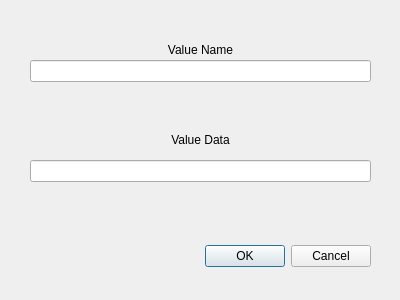
<?xml version="1.0" encoding="UTF-8"?>
<ui version="4.0">
 <class>EditStringDialog</class>
 <widget class="QDialog" name="EditStringDialog">
  <property name="geometry">
   <rect>
    <x>0</x>
    <y>0</y>
    <width>400</width>
    <height>300</height>
   </rect>
  </property>
  <property name="windowTitle">
   <string>Edit String Value</string>
  </property>
  <widget class="QDialogButtonBox" name="buttonBox">
   <property name="geometry">
    <rect>
     <x>30</x>
     <y>240</y>
     <width>341</width>
     <height>32</height>
    </rect>
   </property>
   <property name="orientation">
    <enum>Qt::Horizontal</enum>
   </property>
   <property name="standardButtons">
    <set>QDialogButtonBox::Cancel|QDialogButtonBox::Ok</set>
   </property>
  </widget>
  <widget class="QLineEdit" name="lineEdit">
   <property name="geometry">
    <rect>
     <x>30</x>
     <y>60</y>
     <width>341</width>
     <height>22</height>
    </rect>
   </property>
  </widget>
  <widget class="QLineEdit" name="lineEdit_2">
   <property name="geometry">
    <rect>
     <x>30</x>
     <y>160</y>
     <width>341</width>
     <height>22</height>
    </rect>
   </property>
  </widget>
  <widget class="QLabel" name="label">
   <property name="geometry">
    <rect>
     <x>30</x>
     <y>40</y>
     <width>341</width>
     <height>20</height>
    </rect>
   </property>
   <property name="text">
    <string>Value Name</string>
   </property>
   <property name="alignment">
    <set>Qt::AlignCenter</set>
   </property>
  </widget>
  <widget class="QLabel" name="label_2">
   <property name="geometry">
    <rect>
     <x>30</x>
     <y>130</y>
     <width>341</width>
     <height>20</height>
    </rect>
   </property>
   <property name="text">
    <string>Value Data</string>
   </property>
   <property name="alignment">
    <set>Qt::AlignCenter</set>
   </property>
  </widget>
 </widget>
 <resources/>
 <connections>
  <connection>
   <sender>buttonBox</sender>
   <signal>accepted()</signal>
   <receiver>EditStringDialog</receiver>
   <slot>accept()</slot>
   <hints>
    <hint type="sourcelabel">
     <x>248</x>
     <y>254</y>
    </hint>
    <hint type="destinationlabel">
     <x>157</x>
     <y>274</y>
    </hint>
   </hints>
  </connection>
  <connection>
   <sender>buttonBox</sender>
   <signal>rejected()</signal>
   <receiver>EditStringDialog</receiver>
   <slot>reject()</slot>
   <hints>
    <hint type="sourcelabel">
     <x>316</x>
     <y>260</y>
    </hint>
    <hint type="destinationlabel">
     <x>286</x>
     <y>274</y>
    </hint>
   </hints>
  </connection>
 </connections>
</ui>
